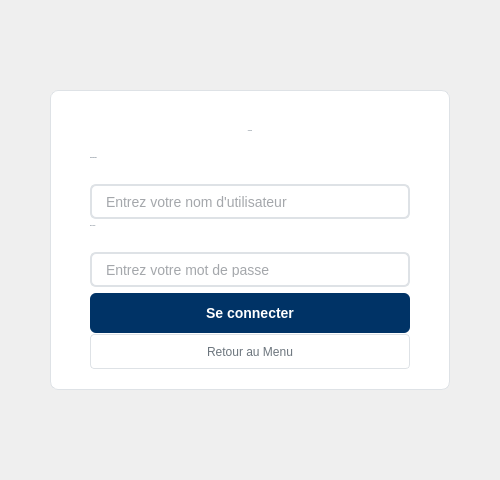
      <widget class="QWidget" name="loginOverlayPage">
       <property name="styleSheet">
        <string notr="true">QWidget#loginOverlayPage {
    background-color: rgba(0, 0, 0, 0.5);
}</string>
       </property>
       <layout class="QVBoxLayout" name="loginOverlayLayout">
        <property name="spacing">
         <number>20</number>
        </property>
        <property name="leftMargin">
         <number>50</number>
        </property>
        <property name="topMargin">
         <number>50</number>
        </property>
        <property name="rightMargin">
         <number>50</number>
        </property>
        <property name="bottomMargin">
         <number>50</number>
        </property>
        <item>
         <spacer name="topSpacer">
          <property name="orientation">
           <enum>Qt::Orientation::Vertical</enum>
          </property>
          <property name="sizeHint" stdset="0">
           <size>
            <width>20</width>
            <height>40</height>
           </size>
          </property>
         </spacer>
        </item>
        <item>
         <widget class="QWidget" name="loginFormWidget" native="true">
          <property name="minimumSize">
           <size>
            <width>400</width>
            <height>300</height>
           </size>
          </property>
          <property name="maximumSize">
           <size>
            <width>400</width>
            <height>300</height>
           </size>
          </property>
          <property name="styleSheet">
           <string notr="true">QWidget#loginFormWidget {
    background-color: #ffffff;
    border-radius: 8px;
    border: 1px solid #dee2e6;
}</string>
          </property>
          <layout class="QVBoxLayout" name="loginFormLayout">
           <property name="spacing">
            <number>25</number>
           </property>
           <property name="leftMargin">
            <number>40</number>
           </property>
           <property name="topMargin">
            <number>40</number>
           </property>
           <property name="rightMargin">
            <number>40</number>
           </property>
           <property name="bottomMargin">
            <number>40</number>
           </property>
           <item>
            <widget class="QLabel" name="loginTitle">
             <property name="font">
              <font>
               <family>Times New Roman</family>
               <pointsize>-1</pointsize>
               <fontweight>DemiBold</fontweight>
              </font>
             </property>
             <property name="styleSheet">
              <string notr="true">QLabel {
    color: #2c3e50;
    background-color: transparent;
}</string>
             </property>
             <property name="text">
              <string>Connexion</string>
             </property>
             <property name="alignment">
              <set>Qt::AlignmentFlag::AlignCenter</set>
             </property>
            </widget>
           </item>
           <item>
            <widget class="QLabel" name="usernameLabel">
             <property name="font">
              <font>
               <family>Times New Roman</family>
               <pointsize>-1</pointsize>
               <fontweight>DemiBold</fontweight>
              </font>
             </property>
             <property name="styleSheet">
              <string notr="true">QLabel {
    color: #2c3e50;
    background-color: transparent;
}</string>
             </property>
             <property name="text">
              <string>Nom d'utilisateur:</string>
             </property>
            </widget>
           </item>
           <item>
            <widget class="QLineEdit" name="usernameLineEdit">
             <property name="minimumSize">
              <size>
               <width>0</width>
               <height>35</height>
              </size>
             </property>
             <property name="styleSheet">
              <string notr="true">QLineEdit {
    border: 2px solid #dee2e6;
    border-radius: 6px;
    padding: 8px 12px;
    font-size: 14px;
    background-color: white;
    color: #495057;
    font-family: 'Times New Roman', serif;
}

QLineEdit:focus {
    border-color: #003366;
}</string>
             </property>
             <property name="placeholderText">
              <string>Entrez votre nom d'utilisateur</string>
             </property>
            </widget>
           </item>
           <item>
            <widget class="QLabel" name="passwordLabel">
             <property name="font">
              <font>
               <family>Times New Roman</family>
               <pointsize>-1</pointsize>
               <fontweight>DemiBold</fontweight>
              </font>
             </property>
             <property name="styleSheet">
              <string notr="true">QLabel {
    color: #2c3e50;
    background-color: transparent;
}</string>
             </property>
             <property name="text">
              <string>Mot de passe:</string>
             </property>
            </widget>
           </item>
           <item>
            <widget class="QLineEdit" name="passwordLineEdit">
             <property name="minimumSize">
              <size>
               <width>0</width>
               <height>35</height>
              </size>
             </property>
             <property name="styleSheet">
              <string notr="true">QLineEdit {
    border: 2px solid #dee2e6;
    border-radius: 6px;
    padding: 8px 12px;
    font-size: 14px;
    background-color: white;
    color: #495057;
    font-family: 'Times New Roman', serif;
}

QLineEdit:focus {
    border-color: #003366;
}</string>
             </property>
             <property name="echoMode">
              <enum>QLineEdit::EchoMode::Password</enum>
             </property>
             <property name="placeholderText">
              <string>Entrez votre mot de passe</string>
             </property>
            </widget>
           </item>
           <item>
            <widget class="QPushButton" name="loginSubmitButton">
             <property name="minimumSize">
              <size>
               <width>0</width>
               <height>40</height>
              </size>
             </property>
             <property name="styleSheet">
              <string notr="true">QPushButton {
    background-color: #003366;
    color: white;
    border: none;
    border-radius: 6px;
    padding: 10px 20px;
    font-family: 'Times New Roman', serif;
    font-weight: bold;
    font-size: 14px;
}

QPushButton:pressed {
    background-color: #002244;
}</string>
             </property>
             <property name="text">
              <string>Se connecter</string>
             </property>
            </widget>
           </item>
           <item>
            <widget class="QPushButton" name="backToMainButton">
             <property name="minimumSize">
              <size>
               <width>0</width>
               <height>35</height>
              </size>
             </property>
             <property name="styleSheet">
              <string notr="true">QPushButton {
    background-color: transparent;
    color: #6c757d;
    border: 1px solid #dee2e6;
    border-radius: 4px;
    padding: 8px 16px;
    font-family: 'Times New Roman', serif;
    font-size: 12px;
}

QPushButton:pressed {
    background-color: #f8f9fa;
}</string>
             </property>
             <property name="text">
              <string>Retour au Menu</string>
             </property>
            </widget>
           </item>
          </layout>
         </widget>
        </item>
        <item>
         <spacer name="bottomSpacer">
          <property name="orientation">
           <enum>Qt::Orientation::Vertical</enum>
          </property>
          <property name="sizeHint" stdset="0">
           <size>
            <width>20</width>
            <height>40</height>
           </size>
          </property>
         </spacer>
        </item>
       </layout>
      </widget>
